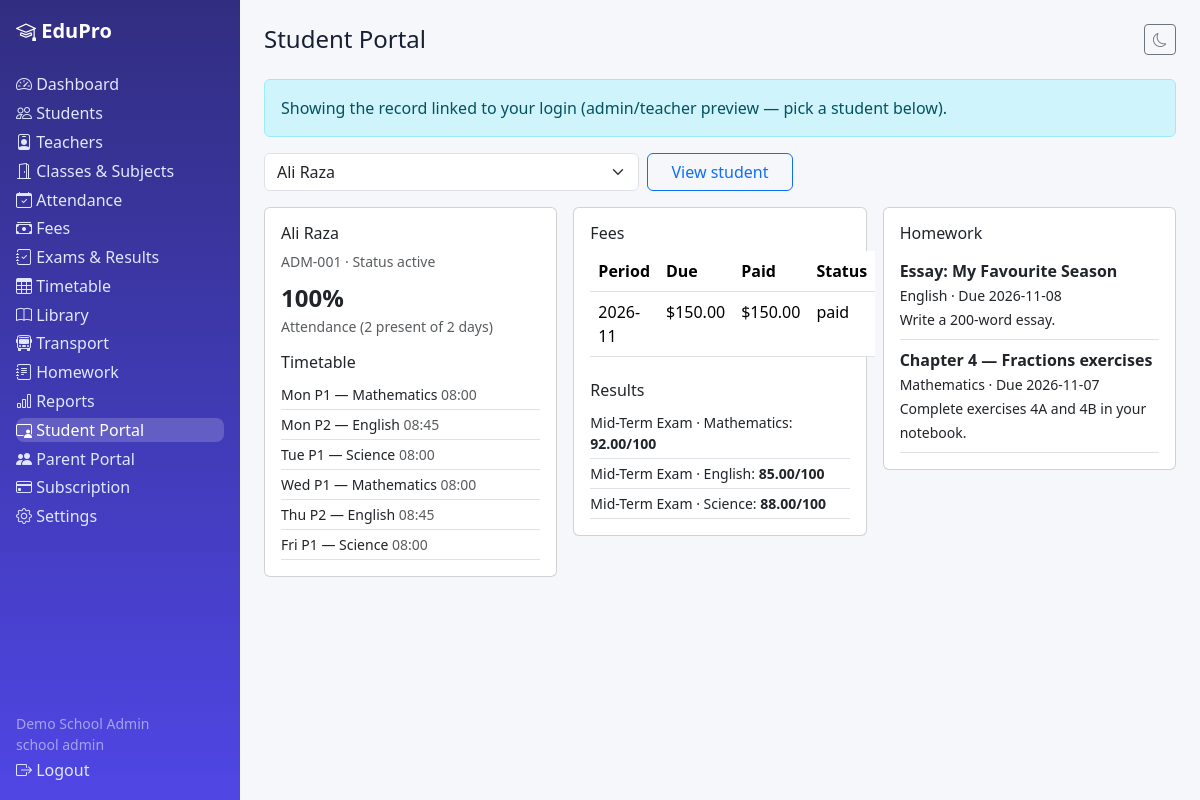
The app's page /student_portal.php (signed in) with its own data.
### tables this page shows
CREATE TABLE students (id INT UNSIGNED AUTO_INCREMENT PRIMARY KEY, tenant_id INT UNSIGNED NOT NULL, user_id INT UNSIGNED NULL, admission_no VARCHAR(40) NOT NULL, first_name VARCHAR(80) NOT NULL, last_name VARCHAR(80) NOT NULL DEFAULT '', gender ENUM('male','female','other') NOT NULL DEFAULT 'male', date_of_birth DATE NULL, class_id INT UNSIGNED NULL, section_id INT UNSIGNED NULL, category VARCHAR(40) NOT NULL DEFAULT 'general', guardian_name VARCHAR(120) NULL, guardian_phone VARCHAR(40) NULL, guardian_email VARCHAR(190) NULL, address VARCHAR(255) NULL, status ENUM('active','transferred','graduated','suspended') NOT NULL DEFAULT 'active', created_at DATETIME NOT NULL DEFAULT CURRENT_TIMESTAMP, UNIQUE KEY uq_student_adm(tenant_id,admission_no), INDEX idx_stu_tenant(tenant_id), INDEX idx_stu_class(class_id), FOREIGN KEY(tenant_id) REFERENCES tenants(id) ON DELETE CASCADE, FOREIGN KEY(class_id) REFERENCES classes(id) ON DELETE SET NULL, FOREIGN KEY(section_id) REFERENCES sections(id) ON DELETE SET NULL);

CREATE TABLE timetable (id INT UNSIGNED AUTO_INCREMENT PRIMARY KEY, tenant_id INT UNSIGNED NOT NULL, class_id INT UNSIGNED NOT NULL, subject_id INT UNSIGNED NULL, teacher_id INT UNSIGNED NULL, day_of_week TINYINT NOT NULL, period_no INT NOT NULL DEFAULT 1, start_time TIME NULL, end_time TIME NULL, room VARCHAR(40) NULL, INDEX idx_tt_class(class_id,day_of_week), FOREIGN KEY(tenant_id) REFERENCES tenants(id) ON DELETE CASCADE, FOREIGN KEY(class_id) REFERENCES classes(id) ON DELETE CASCADE);

CREATE TABLE subjects (id INT UNSIGNED AUTO_INCREMENT PRIMARY KEY, tenant_id INT UNSIGNED NOT NULL, class_id INT UNSIGNED NULL, name VARCHAR(80) NOT NULL, code VARCHAR(20) NULL, INDEX idx_subj_tenant(tenant_id), FOREIGN KEY(tenant_id) REFERENCES tenants(id) ON DELETE CASCADE, FOREIGN KEY(class_id) REFERENCES classes(id) ON DELETE SET NULL);

CREATE TABLE fee_invoices (id INT UNSIGNED AUTO_INCREMENT PRIMARY KEY, tenant_id INT UNSIGNED NOT NULL, student_id INT UNSIGNED NOT NULL, structure_id INT UNSIGNED NULL, period VARCHAR(20) NOT NULL DEFAULT '', amount_due DECIMAL(10,2) NOT NULL DEFAULT 0, amount_paid DECIMAL(10,2) NOT NULL DEFAULT 0, status ENUM('unpaid','partial','paid') NOT NULL DEFAULT 'unpaid', due_date DATE NULL, created_at DATETIME NOT NULL DEFAULT CURRENT_TIMESTAMP, INDEX idx_fi_tenant(tenant_id), INDEX idx_fi_student(student_id), FOREIGN KEY(tenant_id) REFERENCES tenants(id) ON DELETE CASCADE, FOREIGN KEY(student_id) REFERENCES students(id) ON DELETE CASCADE, FOREIGN KEY(structure_id) REFERENCES fee_structures(id) ON DELETE SET NULL);

CREATE TABLE exam_marks (id INT UNSIGNED AUTO_INCREMENT PRIMARY KEY, tenant_id INT UNSIGNED NOT NULL, exam_id INT UNSIGNED NOT NULL, student_id INT UNSIGNED NOT NULL, subject_id INT UNSIGNED NOT NULL, marks_obtained DECIMAL(6,2) NOT NULL DEFAULT 0, UNIQUE KEY uq_marks(tenant_id,exam_id,student_id,subject_id), FOREIGN KEY(tenant_id) REFERENCES tenants(id) ON DELETE CASCADE, FOREIGN KEY(exam_id) REFERENCES exams(id) ON DELETE CASCADE, FOREIGN KEY(student_id) REFERENCES students(id) ON DELETE CASCADE, FOREIGN KEY(subject_id) REFERENCES subjects(id) ON DELETE CASCADE);

CREATE TABLE exams (id INT UNSIGNED AUTO_INCREMENT PRIMARY KEY, tenant_id INT UNSIGNED NOT NULL, name VARCHAR(120) NOT NULL, class_id INT UNSIGNED NULL, term VARCHAR(60) NULL, start_date DATE NULL, end_date DATE NULL, max_marks INT NOT NULL DEFAULT 100, created_at DATETIME NOT NULL DEFAULT CURRENT_TIMESTAMP, FOREIGN KEY(tenant_id) REFERENCES tenants(id) ON DELETE CASCADE, FOREIGN KEY(class_id) REFERENCES classes(id) ON DELETE SET NULL);

CREATE TABLE homework (id INT UNSIGNED AUTO_INCREMENT PRIMARY KEY, tenant_id INT UNSIGNED NOT NULL, class_id INT UNSIGNED NOT NULL, subject_id INT UNSIGNED NULL, teacher_id INT UNSIGNED NULL, title VARCHAR(190) NOT NULL, description TEXT NULL, due_date DATE NULL, created_at DATETIME NOT NULL DEFAULT CURRENT_TIMESTAMP, FOREIGN KEY(tenant_id) REFERENCES tenants(id) ON DELETE CASCADE, FOREIGN KEY(class_id) REFERENCES classes(id) ON DELETE CASCADE);

### includes/functions.php (called while the page is built, shortened)
<?php
function e(?string $v): string { return htmlspecialchars($v ?? '', ENT_QUOTES, 'UTF-8'); }
function current_user(): ?array { return $_SESSION['user'] ?? null; }
function tenant_id(): ?int { $u = current_user(); return isset($u['tenant_id']) && $u['tenant_id'] !== null ? (int)$u['tenant_id'] : null; }
function money($n): string { return '$' . number_format((float)$n, 2); }

### includes/auth.php (called while the page is built, shortened)
<?php
require_once __DIR__ . '/functions.php';
function require_login(string $loginUrl = null): array {
    $u = current_user();
    return $u;
}
function require_role(array $roles, string $loginUrl = null): array {
    $u = require_login($loginUrl);
    return $u;
}
function require_tenant(): int {
    $t = tenant_id();
    return $t;
}

### student_portal.php (the view, shortened to what this page needs)
<?php require_once __DIR__ . '/includes/auth.php'; $user=require_role(['school_admin','principal','teacher','accountant','student','parent']); $pdo=db(); $tid=require_tenant();
function linked_student(PDO $pdo,int $tid,array $user): ?array {
  $s=$pdo->prepare('SELECT * FROM students WHERE tenant_id=? AND user_id=? LIMIT 1'); $s->execute([$tid,$user['id']]); $r=$s->fetch(); if($r) return $r;
  $s=$pdo->prepare('SELECT * FROM students WHERE tenant_id=? ORDER BY id LIMIT 1'); $s->execute([$tid]); return $s->fetch() ?: null;
}
function student_block(PDO $pdo,int $tid,array $stu): void {
  $sid=(int)$stu['id'];
  $s=$pdo->prepare('SELECT COUNT(*) total,COALESCE(SUM(status="present"),0) present FROM attendance WHERE tenant_id=? AND student_id=?'); $s->execute([$tid,$sid]); $att=$s->fetch();
  $attPct=$att['total']?round($att['present']*100/$att['total'],1):0;
  $s=$pdo->prepare('SELECT * FROM fee_invoices WHERE tenant_id=? AND student_id=? ORDER BY id DESC'); $s->execute([$tid,$sid]); $fees=$s->fetchAll();
  $s=$pdo->prepare('SELECT h.*,sub.name subject_name FROM homework h LEFT JOIN subjects sub ON sub.id=h.subject_id WHERE h.tenant_id=? AND h.class_id=? ORDER BY h.due_date DESC LIMIT 8'); $s->execute([$tid,$stu['class_id']]); $hw=$s->fetchAll();
  $s=$pdo->prepare('SELECT em.marks_obtained,sub.name subject_name,e.name exam_name,e.max_marks FROM exam_marks em JOIN subjects sub ON sub.id=em.subject_id JOIN exams e ON e.id=em.exam_id WHERE em.tenant_id=? AND em.student_id=? ORDER BY e.id DESC LIMIT 20'); $s->execute([$tid,$sid]); $marks=$s->fetchAll();
  $days=[1=>'Mon',2=>'Tue',3=>'Wed',4=>'Thu',5=>'Fri',6=>'Sat'];
  $s=$pdo->prepare('SELECT t.*,sub.name subject_name FROM timetable t LEFT JOIN subjects sub ON sub.id=t.subject_id WHERE t.tenant_id=? AND t.class_id=? ORDER BY t.day_of_week,t.period_no'); $s->execute([$tid,$stu['class_id']]); $tt=$s->fetchAll();
  ?>
  <div class="row g-3">
  <div class="col-lg-4"><div class="card p-3"><h6><?= e($stu['first_name'].' '.$stu['last_name']) ?></h6><div class="small text-muted"><?= e($stu['admission_no']) ?> · Status <?= e($stu['status']) ?></div>
  <div class="fs-4 fw-bold mt-2"><?= $attPct ?>%</div><div class="small text-muted">Attendance (<?= (int)$att['present'] ?> present of <?= (int)$att['total'] ?> days)</div>
  <h6 class="mt-3">Timetable</h6><?php foreach($tt as $x): ?><div class="small border-bottom py-1"><?= $days[$x['day_of_week']]??'' ?> P<?= $x['period_no'] ?> — <?= e($x['subject_name']??'') ?> <span class="text-muted"><?= e(substr((string)($x['start_time']??''),0,5)) ?></span></div><?php endforeach; if(!$tt) echo '<p class="small text-muted mb-0">No timetable entries.</p>'; ?></div></div>
  <div class="col-lg-4"><div class="card p-3"><h6>Fees</h6><table class="table"><tr><th>Period</th><th>Due</th><th>Paid</th><th>Status</th></tr><?php foreach($fees as $f): ?><tr><td><?= e($f['period']) ?></td><td><?= money($f['amount_due']) ?></td><td><?= money($f['amount_paid']) ?></td><td><?= e($f['status']) ?></td></tr><?php endforeach; ?></table><?php if(!$fees) echo '<p class="small text-muted mb-0">No invoices.</p>'; ?>
  <h6 class="mt-2">Results</h6><?php foreach($marks as $m): ?><div class="small border-bottom py-1"><?= e($m['exam_name']) ?> · <?= e($m['subject_name']) ?>: <strong><?= $m['marks_obtained'] ?>/<?= $m['max_marks'] ?></strong></div><?php endforeach; if(!$marks) echo '<p class="small text-muted mb-0">No marks yet.</p>'; ?></div></div>
  <div class="col-lg-4"><div class="card p-3"><h6>Homework</h6><?php foreach($hw as $h): ?><div class="border-bottom py-2"><strong><?= e($h['title']) ?></strong><br><small><?= e($h['subject_name']??'') ?> · Due <?= e($h['due_date']??'') ?></small><br><span class="small"><?= e($h['description']??'') ?></span></div><?php endforeach; if(!$hw) echo '<p class="small text-muted mb-0">No homework.</p>'; ?></div></div>
  </div><?php
}
$stu=linked_student($pdo,$tid,$user);
$students=$pdo->query("SELECT id,first_name,last_name FROM students WHERE tenant_id=$tid ORDER BY first_name LIMIT 50")->fetchAll();
include __DIR__ . '/includes/header.php'; ?>
<div class="alert alert-info">Showing the record linked to your login<?php if($user['role']!=='student'): ?> (admin/teacher preview — pick a student below)<?php endif; ?>.</div>
<form class="row g-2 mb-3" method="get"><div class="col-md-5"><select class="form-select" name="student_id"><?php foreach($students as $s): ?><option value="<?= $s['id'] ?>" <?= ($stu['id']??0)==$s['id']?'selected':'' ?>><?= e($s['first_name'].' '.$s['last_name']) ?></option><?php endforeach; ?></select></div><div class="col-md-2"><button class="btn btn-outline-primary w-100">View student</button></div></form>
<?php if($stu) student_block($pdo,$tid,$stu); else echo '<div class="alert alert-warning">No student records yet.</div>'; ?>
<?php include __DIR__ . '/includes/footer.php'; ?>

### assets/css/style.css (style rules this page uses)
:root { --brand:#4f46e5;--bg:#f6f7fb;--card:#fff;--text:#172033 }
body { background:var(--bg);color:var(--text);font-family:system-ui,-apple-system,"Segoe UI",Roboto,sans-serif }

### records on screen
students: first_name+last_name "Ali Raza", admission_no "ADM-001", status "active"
timetable: day_of_week "Mon", period_no "1", subject.name "Mathematics", start_time "08:00"
timetable: day_of_week "Mon", period_no "2", subject.name "English", start_time "08:45"
timetable: day_of_week "Tue", period_no "1", subject.name "Science", start_time "08:00"
timetable: day_of_week "Wed", period_no "1", subject.name "Mathematics", start_time "08:00"
timetable: day_of_week "Thu", period_no "2", subject.name "English", start_time "08:45"
timetable: day_of_week "Fri", period_no "1", subject.name "Science", start_time "08:00"
fee_invoices: period "2026-11", amount_due "$150.00", amount_paid "$150.00", status "paid"
exam_marks: exam.name "Mid-Term Exam", subject.name "Mathematics", marks_obtained "92.00", exam.max_marks "100"
exam_marks: exam.name "Mid-Term Exam", subject.name "English", marks_obtained "85.00", exam.max_marks "100"
exam_marks: exam.name "Mid-Term Exam", subject.name "Science", marks_obtained "88.00", exam.max_marks "100"
homework: title "Essay: My Favourite Season", subject.name "English", due_date "2026-11-08", description "Write a 200-word essay."
homework: title "Chapter 4 — Fractions exercises", subject.name "Mathematics", due_date "2026-11-07", description "Complete exercises 4A and 4B in your notebook."

### other values on screen
$l "Dashboard"
$l "Students"
$l "Teachers"
$l "Classes & Subjects"
$l "Attendance"
$l "Fees"
$l "Exams & Results"
$l "Timetable"
$l "Library"
$l "Transport"
$l "Homework"
$l "Reports"
$l "Student Portal"
$l "Parent Portal"
$l "Subscription"
